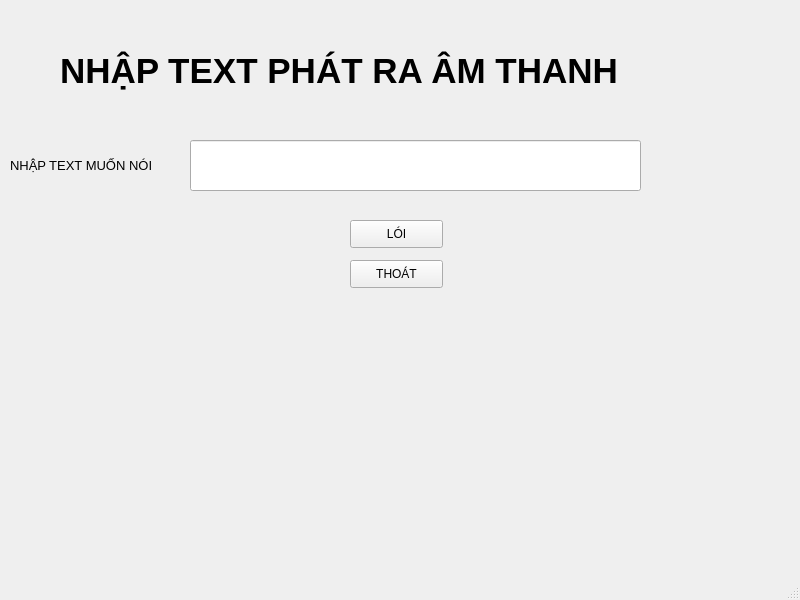
<?xml version="1.0" encoding="UTF-8"?>
<ui version="4.0">
 <class>MainWindow</class>
 <widget class="QMainWindow" name="MainWindow">
  <property name="geometry">
   <rect>
    <x>0</x>
    <y>0</y>
    <width>800</width>
    <height>600</height>
   </rect>
  </property>
  <property name="windowTitle">
   <string>MainWindow</string>
  </property>
  <widget class="QWidget" name="centralwidget">
   <widget class="QLabel" name="label">
    <property name="geometry">
     <rect>
      <x>60</x>
      <y>10</y>
      <width>701</width>
      <height>121</height>
     </rect>
    </property>
    <property name="font">
     <font>
      <pointsize>26</pointsize>
      <weight>75</weight>
      <bold>true</bold>
     </font>
    </property>
    <property name="text">
     <string>NHẬP TEXT PHÁT RA ÂM THANH</string>
    </property>
   </widget>
   <widget class="QLineEdit" name="lnetext">
    <property name="geometry">
     <rect>
      <x>190</x>
      <y>140</y>
      <width>451</width>
      <height>51</height>
     </rect>
    </property>
   </widget>
   <widget class="QLabel" name="label_2">
    <property name="geometry">
     <rect>
      <x>10</x>
      <y>150</y>
      <width>181</width>
      <height>31</height>
     </rect>
    </property>
    <property name="font">
     <font>
      <pointsize>10</pointsize>
     </font>
    </property>
    <property name="text">
     <string>NHẬP TEXT MUỐN NÓI</string>
    </property>
   </widget>
   <widget class="QPushButton" name="pushnoi">
    <property name="geometry">
     <rect>
      <x>350</x>
      <y>220</y>
      <width>93</width>
      <height>28</height>
     </rect>
    </property>
    <property name="text">
     <string>LÓI</string>
    </property>
   </widget>
   <widget class="QPushButton" name="pushquit">
    <property name="geometry">
     <rect>
      <x>350</x>
      <y>260</y>
      <width>93</width>
      <height>28</height>
     </rect>
    </property>
    <property name="text">
     <string>THOÁT</string>
    </property>
   </widget>
  </widget>
  <widget class="QMenuBar" name="menubar">
   <property name="geometry">
    <rect>
     <x>0</x>
     <y>0</y>
     <width>800</width>
     <height>26</height>
    </rect>
   </property>
  </widget>
  <widget class="QStatusBar" name="statusbar"/>
 </widget>
 <resources/>
 <connections/>
</ui>
